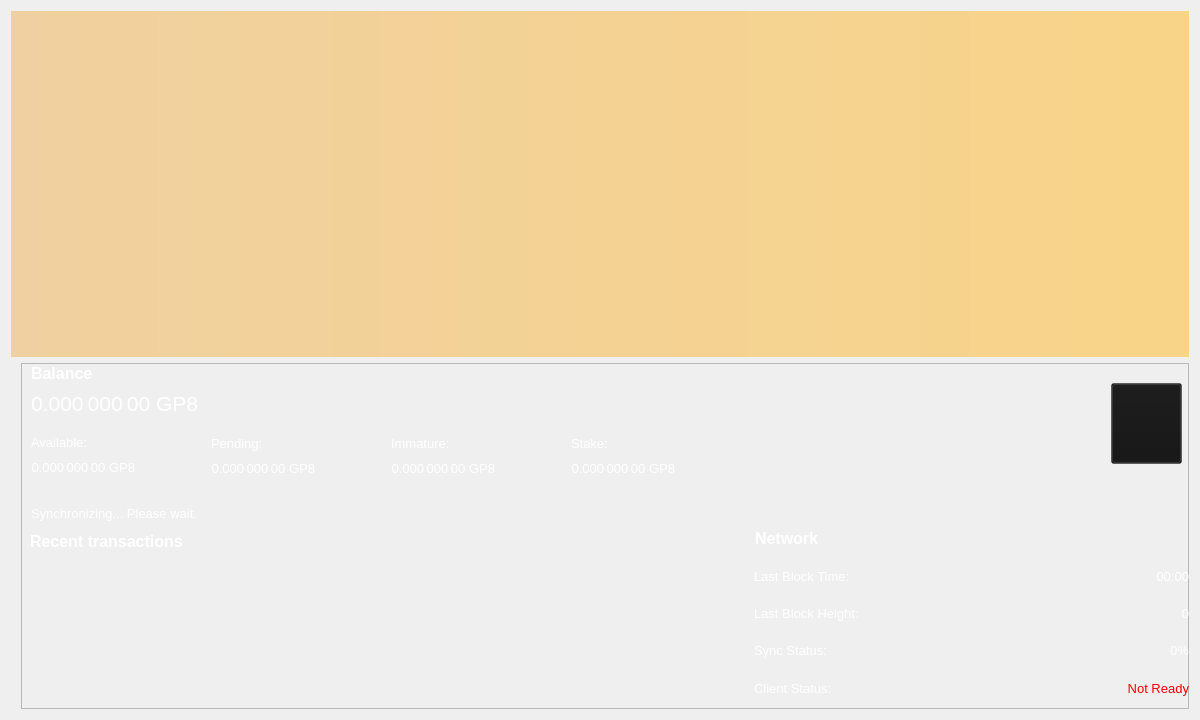
<?xml version="1.0" encoding="UTF-8"?>
<ui version="4.0">
 <class>OverviewPage</class>
 <widget class="QWidget" name="OverviewPage">
  <property name="geometry">
   <rect>
    <x>0</x>
    <y>0</y>
    <width>1200</width>
    <height>720</height>
   </rect>
  </property>
  <property name="minimumSize">
   <size>
    <width>1200</width>
    <height>700</height>
   </size>
  </property>
  <property name="font">
   <font>
    <weight>50</weight>
    <bold>false</bold>
   </font>
  </property>
  <property name="windowTitle">
   <string>Form</string>
  </property>
  <property name="styleSheet">
   <string notr="true">color: rgb(255, 255, 255);</string>
  </property>
  <layout class="QVBoxLayout" name="topLayout">
   <item>
    <widget class="QLabel" name="labelAlerts">
     <property name="visible">
      <bool>false</bool>
     </property>
     <property name="styleSheet">
      <string notr="true">background-color: qlineargradient(x1: 0, y1: 0, x2: 1, y2: 0, stop:0 #F0D0A0, stop:1 #F8D488); color:#000000;</string>
     </property>
     <property name="wordWrap">
      <bool>true</bool>
     </property>
     <property name="margin">
      <number>3</number>
     </property>
    </widget>
   </item>
   <item>
    <layout class="QHBoxLayout" name="horizontalLayout" stretch="1">
     <item>
      <layout class="QVBoxLayout" name="verticalLayout_2">
       <item>
        <widget class="QFrame" name="frame">
         <property name="maximumSize">
          <size>
           <width>16777215</width>
           <height>16777215</height>
          </size>
         </property>
         <property name="styleSheet">
          <string notr="true">margin-left: 10px;
</string>
         </property>
         <property name="frameShape">
          <enum>QFrame::StyledPanel</enum>
         </property>
         <property name="frameShadow">
          <enum>QFrame::Raised</enum>
         </property>
         <widget class="QLabel" name="labelTransactionsStatus">
          <property name="geometry">
           <rect>
            <x>10</x>
            <y>140</y>
            <width>300</width>
            <height>20</height>
           </rect>
          </property>
          <property name="minimumSize">
           <size>
            <width>300</width>
            <height>0</height>
           </size>
          </property>
          <property name="font">
           <font>
            <pointsize>10</pointsize>
           </font>
          </property>
          <property name="cursor">
           <cursorShape>WhatsThisCursor</cursorShape>
          </property>
          <property name="toolTip">
           <string>The displayed information may be out of date. Your wallet automatically synchronizes with the GenerateProfitCoin network after a connection is established, but this process has not completed yet.</string>
          </property>
          <property name="styleSheet">
           <string notr="true"/>
          </property>
          <property name="text">
           <string notr="true">Synchronizing... Please wait.</string>
          </property>
          <property name="alignment">
           <set>Qt::AlignLeading|Qt::AlignLeft|Qt::AlignVCenter</set>
          </property>
          <property name="indent">
           <number>0</number>
          </property>
         </widget>
         <widget class="QWidget" name="verticalLayoutWidget">
          <property name="geometry">
           <rect>
            <x>10</x>
            <y>0</y>
            <width>721</width>
            <height>88</height>
           </rect>
          </property>
          <layout class="QVBoxLayout" name="verticalLayout">
           <item>
            <layout class="QHBoxLayout" name="horizontalLayout_4">
             <item>
              <widget class="QLabel" name="label_5">
               <property name="font">
                <font>
                 <pointsize>12</pointsize>
                 <weight>75</weight>
                 <bold>true</bold>
                </font>
               </property>
               <property name="text">
                <string>Balance</string>
               </property>
               <property name="indent">
                <number>0</number>
               </property>
              </widget>
             </item>
             <item>
              <spacer name="horizontalSpacer_3">
               <property name="orientation">
                <enum>Qt::Horizontal</enum>
               </property>
               <property name="sizeHint" stdset="0">
                <size>
                 <width>40</width>
                 <height>20</height>
                </size>
               </property>
              </spacer>
             </item>
            </layout>
           </item>
           <item>
            <layout class="QHBoxLayout" name="horizontalLayout_2">
             <property name="spacing">
              <number>0</number>
             </property>
             <item>
              <widget class="QLabel" name="labelTotal">
               <property name="minimumSize">
                <size>
                 <width>400</width>
                 <height>30</height>
                </size>
               </property>
               <property name="maximumSize">
                <size>
                 <width>16777215</width>
                 <height>16777215</height>
                </size>
               </property>
               <property name="font">
                <font>
                 <pointsize>16</pointsize>
                 <weight>50</weight>
                 <bold>false</bold>
                </font>
               </property>
               <property name="cursor">
                <cursorShape>IBeamCursor</cursorShape>
               </property>
               <property name="toolTip">
                <string>Your current total balance</string>
               </property>
               <property name="styleSheet">
                <string notr="true">color: rgb(255, 255, 255);</string>
               </property>
               <property name="text">
                <string notr="true">0.000 000 00 GP8</string>
               </property>
               <property name="textFormat">
                <enum>Qt::AutoText</enum>
               </property>
               <property name="alignment">
                <set>Qt::AlignLeading|Qt::AlignLeft|Qt::AlignVCenter</set>
               </property>
               <property name="wordWrap">
                <bool>false</bool>
               </property>
               <property name="margin">
                <number>0</number>
               </property>
               <property name="indent">
                <number>0</number>
               </property>
               <property name="textInteractionFlags">
                <set>Qt::LinksAccessibleByMouse|Qt::TextSelectableByKeyboard|Qt::TextSelectableByMouse</set>
               </property>
              </widget>
             </item>
             <item>
              <spacer name="horizontalSpacer">
               <property name="orientation">
                <enum>Qt::Horizontal</enum>
               </property>
               <property name="sizeHint" stdset="0">
                <size>
                 <width>40</width>
                 <height>20</height>
                </size>
               </property>
              </spacer>
             </item>
            </layout>
           </item>
           <item>
            <spacer name="verticalSpacer">
             <property name="orientation">
              <enum>Qt::Vertical</enum>
             </property>
             <property name="sizeHint" stdset="0">
              <size>
               <width>20</width>
               <height>40</height>
              </size>
             </property>
            </spacer>
           </item>
          </layout>
         </widget>
         <widget class="QWidget" name="verticalLayoutWidget_2">
          <property name="geometry">
           <rect>
            <x>10</x>
            <y>69</y>
            <width>181</width>
            <height>71</height>
           </rect>
          </property>
          <layout class="QVBoxLayout" name="verticalLayout_3">
           <item>
            <layout class="QHBoxLayout" name="horizontalLayout_3">
             <item>
              <widget class="QLabel" name="labelBalanceText">
               <property name="font">
                <font>
                 <pointsize>10</pointsize>
                </font>
               </property>
               <property name="text">
                <string>Available:</string>
               </property>
               <property name="indent">
                <number>0</number>
               </property>
              </widget>
             </item>
             <item>
              <spacer name="horizontalSpacer_2">
               <property name="orientation">
                <enum>Qt::Horizontal</enum>
               </property>
               <property name="sizeHint" stdset="0">
                <size>
                 <width>40</width>
                 <height>20</height>
                </size>
               </property>
              </spacer>
             </item>
            </layout>
           </item>
           <item>
            <layout class="QHBoxLayout" name="horizontalLayout_5">
             <item>
              <widget class="QLabel" name="labelBalance">
               <property name="font">
                <font>
                 <pointsize>10</pointsize>
                 <weight>50</weight>
                 <bold>false</bold>
                </font>
               </property>
               <property name="cursor">
                <cursorShape>IBeamCursor</cursorShape>
               </property>
               <property name="toolTip">
                <string>Your current spendable balance</string>
               </property>
               <property name="text">
                <string notr="true">0.000 000 00 GP8</string>
               </property>
               <property name="alignment">
                <set>Qt::AlignRight|Qt::AlignTrailing|Qt::AlignVCenter</set>
               </property>
               <property name="indent">
                <number>0</number>
               </property>
               <property name="textInteractionFlags">
                <set>Qt::LinksAccessibleByMouse|Qt::TextSelectableByKeyboard|Qt::TextSelectableByMouse</set>
               </property>
              </widget>
             </item>
             <item>
              <spacer name="horizontalSpacer_4">
               <property name="orientation">
                <enum>Qt::Horizontal</enum>
               </property>
               <property name="sizeHint" stdset="0">
                <size>
                 <width>40</width>
                 <height>20</height>
                </size>
               </property>
              </spacer>
             </item>
            </layout>
           </item>
           <item>
            <spacer name="verticalSpacer_2">
             <property name="orientation">
              <enum>Qt::Vertical</enum>
             </property>
             <property name="sizeHint" stdset="0">
              <size>
               <width>20</width>
               <height>40</height>
              </size>
             </property>
            </spacer>
           </item>
          </layout>
         </widget>
         <widget class="QWidget" name="verticalLayoutWidget_3">
          <property name="geometry">
           <rect>
            <x>190</x>
            <y>70</y>
            <width>181</width>
            <height>71</height>
           </rect>
          </property>
          <layout class="QVBoxLayout" name="verticalLayout_4">
           <item>
            <layout class="QHBoxLayout" name="horizontalLayout_6">
             <item>
              <widget class="QLabel" name="labelPendingText">
               <property name="font">
                <font>
                 <pointsize>10</pointsize>
                </font>
               </property>
               <property name="text">
                <string>Pending:</string>
               </property>
               <property name="indent">
                <number>0</number>
               </property>
              </widget>
             </item>
             <item>
              <spacer name="horizontalSpacer_6">
               <property name="orientation">
                <enum>Qt::Horizontal</enum>
               </property>
               <property name="sizeHint" stdset="0">
                <size>
                 <width>40</width>
                 <height>20</height>
                </size>
               </property>
              </spacer>
             </item>
            </layout>
           </item>
           <item>
            <layout class="QHBoxLayout" name="horizontalLayout_7">
             <item>
              <widget class="QLabel" name="labelUnconfirmed">
               <property name="font">
                <font>
                 <pointsize>10</pointsize>
                 <weight>50</weight>
                 <bold>false</bold>
                </font>
               </property>
               <property name="cursor">
                <cursorShape>IBeamCursor</cursorShape>
               </property>
               <property name="toolTip">
                <string>Total of transactions that have yet to be confirmed, and do not yet count toward the spendable balance</string>
               </property>
               <property name="text">
                <string notr="true">0.000 000 00 GP8</string>
               </property>
               <property name="alignment">
                <set>Qt::AlignRight|Qt::AlignTrailing|Qt::AlignVCenter</set>
               </property>
               <property name="indent">
                <number>0</number>
               </property>
               <property name="textInteractionFlags">
                <set>Qt::LinksAccessibleByMouse|Qt::TextSelectableByKeyboard|Qt::TextSelectableByMouse</set>
               </property>
              </widget>
             </item>
             <item>
              <spacer name="horizontalSpacer_5">
               <property name="orientation">
                <enum>Qt::Horizontal</enum>
               </property>
               <property name="sizeHint" stdset="0">
                <size>
                 <width>40</width>
                 <height>20</height>
                </size>
               </property>
              </spacer>
             </item>
            </layout>
           </item>
           <item>
            <spacer name="verticalSpacer_3">
             <property name="orientation">
              <enum>Qt::Vertical</enum>
             </property>
             <property name="sizeHint" stdset="0">
              <size>
               <width>20</width>
               <height>40</height>
              </size>
             </property>
            </spacer>
           </item>
          </layout>
         </widget>
         <widget class="QWidget" name="verticalLayoutWidget_4">
          <property name="geometry">
           <rect>
            <x>370</x>
            <y>70</y>
            <width>181</width>
            <height>71</height>
           </rect>
          </property>
          <layout class="QVBoxLayout" name="verticalLayout_5">
           <item>
            <layout class="QHBoxLayout" name="horizontalLayout_8">
             <item>
              <widget class="QLabel" name="labelImmatureText">
               <property name="font">
                <font>
                 <pointsize>10</pointsize>
                </font>
               </property>
               <property name="text">
                <string>Immature:</string>
               </property>
               <property name="indent">
                <number>0</number>
               </property>
              </widget>
             </item>
             <item>
              <spacer name="horizontalSpacer_7">
               <property name="orientation">
                <enum>Qt::Horizontal</enum>
               </property>
               <property name="sizeHint" stdset="0">
                <size>
                 <width>40</width>
                 <height>20</height>
                </size>
               </property>
              </spacer>
             </item>
            </layout>
           </item>
           <item>
            <layout class="QHBoxLayout" name="horizontalLayout_9">
             <item>
              <widget class="QLabel" name="labelImmature">
               <property name="font">
                <font>
                 <pointsize>10</pointsize>
                 <weight>50</weight>
                 <bold>false</bold>
                </font>
               </property>
               <property name="cursor">
                <cursorShape>IBeamCursor</cursorShape>
               </property>
               <property name="toolTip">
                <string>Mined balance that has not yet matured</string>
               </property>
               <property name="text">
                <string notr="true">0.000 000 00 GP8</string>
               </property>
               <property name="alignment">
                <set>Qt::AlignRight|Qt::AlignTrailing|Qt::AlignVCenter</set>
               </property>
               <property name="indent">
                <number>0</number>
               </property>
               <property name="textInteractionFlags">
                <set>Qt::LinksAccessibleByMouse|Qt::TextSelectableByKeyboard|Qt::TextSelectableByMouse</set>
               </property>
              </widget>
             </item>
             <item>
              <spacer name="horizontalSpacer_8">
               <property name="orientation">
                <enum>Qt::Horizontal</enum>
               </property>
               <property name="sizeHint" stdset="0">
                <size>
                 <width>40</width>
                 <height>20</height>
                </size>
               </property>
              </spacer>
             </item>
            </layout>
           </item>
           <item>
            <spacer name="verticalSpacer_4">
             <property name="orientation">
              <enum>Qt::Vertical</enum>
             </property>
             <property name="sizeHint" stdset="0">
              <size>
               <width>20</width>
               <height>40</height>
              </size>
             </property>
            </spacer>
           </item>
          </layout>
         </widget>
         <widget class="QWidget" name="verticalLayoutWidget_5">
          <property name="geometry">
           <rect>
            <x>550</x>
            <y>70</y>
            <width>181</width>
            <height>71</height>
           </rect>
          </property>
          <layout class="QVBoxLayout" name="verticalLayout_6">
           <item>
            <layout class="QHBoxLayout" name="horizontalLayout_11">
             <item>
              <widget class="QLabel" name="label_10">
               <property name="font">
                <font>
                 <pointsize>10</pointsize>
                </font>
               </property>
               <property name="text">
                <string>Stake:</string>
               </property>
               <property name="indent">
                <number>0</number>
               </property>
              </widget>
             </item>
             <item>
              <spacer name="horizontalSpacer_9">
               <property name="orientation">
                <enum>Qt::Horizontal</enum>
               </property>
               <property name="sizeHint" stdset="0">
                <size>
                 <width>40</width>
                 <height>20</height>
                </size>
               </property>
              </spacer>
             </item>
            </layout>
           </item>
           <item>
            <layout class="QHBoxLayout" name="horizontalLayout_10">
             <item>
              <widget class="QLabel" name="labelStake">
               <property name="font">
                <font>
                 <pointsize>10</pointsize>
                 <weight>50</weight>
                 <bold>false</bold>
                </font>
               </property>
               <property name="cursor">
                <cursorShape>IBeamCursor</cursorShape>
               </property>
               <property name="toolTip">
                <string>Total of coins that was staked, and do not yet count toward the current balance</string>
               </property>
               <property name="text">
                <string notr="true">0.000 000 00 GP8</string>
               </property>
               <property name="alignment">
                <set>Qt::AlignRight|Qt::AlignTrailing|Qt::AlignVCenter</set>
               </property>
               <property name="indent">
                <number>0</number>
               </property>
               <property name="textInteractionFlags">
                <set>Qt::LinksAccessibleByMouse|Qt::TextSelectableByKeyboard|Qt::TextSelectableByMouse</set>
               </property>
              </widget>
             </item>
             <item>
              <spacer name="horizontalSpacer_10">
               <property name="orientation">
                <enum>Qt::Horizontal</enum>
               </property>
               <property name="sizeHint" stdset="0">
                <size>
                 <width>40</width>
                 <height>20</height>
                </size>
               </property>
              </spacer>
             </item>
            </layout>
           </item>
           <item>
            <spacer name="verticalSpacer_5">
             <property name="orientation">
              <enum>Qt::Vertical</enum>
             </property>
             <property name="sizeHint" stdset="0">
              <size>
               <width>20</width>
               <height>40</height>
              </size>
             </property>
            </spacer>
           </item>
          </layout>
         </widget>
         <widget class="QPushButton" name="viewQR">
          <property name="geometry">
           <rect>
            <x>1090</x>
            <y>20</y>
            <width>81</width>
            <height>81</height>
           </rect>
          </property>
          <property name="font">
           <font>
            <pointsize>10</pointsize>
           </font>
          </property>
          <property name="styleSheet">
           <string notr="true">background-color: rgb(20, 20, 20, 0.35);</string>
          </property>
          <property name="text">
           <string/>
          </property>
          <property name="icon">
           <iconset resource="../bitcoin.qrc">
            <normaloff>:/icons/qriconov</normaloff>:/icons/qriconov</iconset>
          </property>
          <property name="iconSize">
           <size>
            <width>64</width>
            <height>75</height>
           </size>
          </property>
         </widget>
         <widget class="QWidget" name="widget_wallview" native="true">
          <property name="geometry">
           <rect>
            <x>730</x>
            <y>160</y>
            <width>451</width>
            <height>405</height>
           </rect>
          </property>
          <layout class="QVBoxLayout" name="verticalLayout_7">
           <item>
            <layout class="QVBoxLayout" name="verticalLayout_8">
             <item>
              <layout class="QHBoxLayout" name="horizontalLayout_13">
               <item>
                <widget class="QLabel" name="label_11">
                 <property name="font">
                  <font>
                   <pointsize>12</pointsize>
                   <weight>75</weight>
                   <bold>true</bold>
                  </font>
                 </property>
                 <property name="text">
                  <string>Network</string>
                 </property>
                </widget>
               </item>
               <item>
                <spacer name="horizontalSpacer_12">
                 <property name="orientation">
                  <enum>Qt::Horizontal</enum>
                 </property>
                 <property name="sizeHint" stdset="0">
                  <size>
                   <width>40</width>
                   <height>20</height>
                  </size>
                 </property>
                </spacer>
               </item>
              </layout>
             </item>
             <item>
              <layout class="QHBoxLayout" name="horizontalLayout_20">
               <item>
                <widget class="QLabel" name="label_13">
                 <property name="maximumSize">
                  <size>
                   <width>167</width>
                   <height>16777215</height>
                  </size>
                 </property>
                 <property name="font">
                  <font>
                   <pointsize>10</pointsize>
                  </font>
                 </property>
                 <property name="text">
                  <string>Last Block Time:</string>
                 </property>
                </widget>
               </item>
               <item>
                <widget class="QLabel" name="lbTime">
                 <property name="font">
                  <font>
                   <pointsize>10</pointsize>
                  </font>
                 </property>
                 <property name="text">
                  <string>00:00</string>
                 </property>
                 <property name="alignment">
                  <set>Qt::AlignRight|Qt::AlignTrailing|Qt::AlignVCenter</set>
                 </property>
                </widget>
               </item>
              </layout>
             </item>
             <item>
              <layout class="QHBoxLayout" name="horizontalLayout_21">
               <item>
                <widget class="QLabel" name="label_15">
                 <property name="maximumSize">
                  <size>
                   <width>167</width>
                   <height>16777215</height>
                  </size>
                 </property>
                 <property name="font">
                  <font>
                   <pointsize>10</pointsize>
                  </font>
                 </property>
                 <property name="text">
                  <string>Last Block Height:</string>
                 </property>
                </widget>
               </item>
               <item>
                <widget class="QLabel" name="lbHeight">
                 <property name="font">
                  <font>
                   <pointsize>10</pointsize>
                  </font>
                 </property>
                 <property name="text">
                  <string>0</string>
                 </property>
                 <property name="alignment">
                  <set>Qt::AlignRight|Qt::AlignTrailing|Qt::AlignVCenter</set>
                 </property>
                </widget>
               </item>
              </layout>
             </item>
             <item>
              <layout class="QHBoxLayout" name="horizontalLayout_22">
               <item>
                <widget class="QLabel" name="label_16">
                 <property name="maximumSize">
                  <size>
                   <width>167</width>
                   <height>16777215</height>
                  </size>
                 </property>
                 <property name="font">
                  <font>
                   <pointsize>10</pointsize>
                  </font>
                 </property>
                 <property name="text">
                  <string>Sync Status:</string>
                 </property>
                </widget>
               </item>
               <item>
                <widget class="QLabel" name="sncStatus">
                 <property name="font">
                  <font>
                   <pointsize>10</pointsize>
                  </font>
                 </property>
                 <property name="text">
                  <string>0%</string>
                 </property>
                 <property name="alignment">
                  <set>Qt::AlignRight|Qt::AlignTrailing|Qt::AlignVCenter</set>
                 </property>
                </widget>
               </item>
              </layout>
             </item>
             <item>
              <layout class="QHBoxLayout" name="horizontalLayout_24">
               <item>
                <widget class="QLabel" name="label_18">
                 <property name="maximumSize">
                  <size>
                   <width>167</width>
                   <height>16777215</height>
                  </size>
                 </property>
                 <property name="font">
                  <font>
                   <pointsize>10</pointsize>
                  </font>
                 </property>
                 <property name="text">
                  <string>Client Status:</string>
                 </property>
                </widget>
               </item>
               <item>
                <widget class="QLabel" name="clStat">
                 <property name="font">
                  <font>
                   <pointsize>10</pointsize>
                  </font>
                 </property>
                 <property name="styleSheet">
                  <string notr="true">QLabel { color: red; }</string>
                 </property>
                 <property name="text">
                  <string>Not Ready</string>
                 </property>
                 <property name="alignment">
                  <set>Qt::AlignRight|Qt::AlignTrailing|Qt::AlignVCenter</set>
                 </property>
                </widget>
               </item>
              </layout>
             </item>
             <item>
              <layout class="QHBoxLayout" name="horizontalLayout_25">
               <item>
                <widget class="QLabel" name="label_19">
                 <property name="maximumSize">
                  <size>
                   <width>167</width>
                   <height>16777215</height>
                  </size>
                 </property>
                 <property name="font">
                  <font>
                   <pointsize>10</pointsize>
                  </font>
                 </property>
                 <property name="text">
                  <string>Coins are:</string>
                 </property>
                </widget>
               </item>
               <item>
                <widget class="QLabel" name="stkstat">
                 <property name="font">
                  <font>
                   <pointsize>10</pointsize>
                  </font>
                 </property>
                 <property name="text">
                  <string>Not Staking</string>
                 </property>
                 <property name="alignment">
                  <set>Qt::AlignRight|Qt::AlignTrailing|Qt::AlignVCenter</set>
                 </property>
                </widget>
               </item>
              </layout>
             </item>
             <item>
              <layout class="QHBoxLayout" name="horizontalLayout_17">
               <item>
                <widget class="QLabel" name="label_23">
                 <property name="maximumSize">
                  <size>
                   <width>167</width>
                   <height>16777215</height>
                  </size>
                 </property>
                 <property name="font">
                  <font>
                   <pointsize>10</pointsize>
                  </font>
                 </property>
                 <property name="text">
                  <string>Staking is:</string>
                 </property>
                </widget>
               </item>
               <item>
                <widget class="QLabel" name="stken">
                 <property name="font">
                  <font>
                   <pointsize>10</pointsize>
                  </font>
                 </property>
                 <property name="text">
                  <string>Disabled</string>
                 </property>
                 <property name="alignment">
                  <set>Qt::AlignRight|Qt::AlignTrailing|Qt::AlignVCenter</set>
                 </property>
                </widget>
               </item>
              </layout>
             </item>
             <item>
              <layout class="QHBoxLayout" name="horizontalLayout_23">
               <item>
                <widget class="QLabel" name="label_17">
                 <property name="maximumSize">
                  <size>
                   <width>167</width>
                   <height>16777215</height>
                  </size>
                 </property>
                 <property name="font">
                  <font>
                   <pointsize>10</pointsize>
                  </font>
                 </property>
                 <property name="text">
                  <string>Connections:</string>
                 </property>
                </widget>
               </item>
               <item>
                <widget class="QLabel" name="lbcon">
                 <property name="font">
                  <font>
                   <pointsize>10</pointsize>
                  </font>
                 </property>
                 <property name="text">
                  <string>0</string>
                 </property>
                 <property name="alignment">
                  <set>Qt::AlignRight|Qt::AlignTrailing|Qt::AlignVCenter</set>
                 </property>
                </widget>
               </item>
              </layout>
             </item>
             <item>
              <layout class="QHBoxLayout" name="horizontalLayout_26">
               <item>
                <widget class="QLabel" name="label_20">
                 <property name="minimumSize">
                  <size>
                   <width>110</width>
                   <height>0</height>
                  </size>
                 </property>
                 <property name="maximumSize">
                  <size>
                   <width>167</width>
                   <height>16777215</height>
                  </size>
                 </property>
                 <property name="font">
                  <font>
                   <pointsize>10</pointsize>
                  </font>
                 </property>
                 <property name="text">
                  <string>PoS Weight (Local):</string>
                 </property>
                </widget>
               </item>
               <item>
                <widget class="QLabel" name="urweight_2">
                 <property name="font">
                  <font>
                   <pointsize>10</pointsize>
                  </font>
                 </property>
                 <property name="text">
                  <string>0%</string>
                 </property>
                 <property name="alignment">
                  <set>Qt::AlignRight|Qt::AlignTrailing|Qt::AlignVCenter</set>
                 </property>
                </widget>
               </item>
              </layout>
             </item>
             <item>
              <layout class="QHBoxLayout" name="horizontalLayout_27">
               <item>
                <widget class="QLabel" name="label_21">
                 <property name="maximumSize">
                  <size>
                   <width>167</width>
                   <height>16777215</height>
                  </size>
                 </property>
                 <property name="font">
                  <font>
                   <pointsize>10</pointsize>
                  </font>
                 </property>
                 <property name="text">
                  <string>PoS Weight (Net):</string>
                 </property>
                </widget>
               </item>
               <item>
                <widget class="QLabel" name="netweight_2">
                 <property name="font">
                  <font>
                   <pointsize>10</pointsize>
                  </font>
                 </property>
                 <property name="text">
                  <string>0%</string>
                 </property>
                 <property name="alignment">
                  <set>Qt::AlignRight|Qt::AlignTrailing|Qt::AlignVCenter</set>
                 </property>
                </widget>
               </item>
              </layout>
             </item>
             <item>
              <layout class="QHBoxLayout" name="horizontalLayout_14">
               <item>
                <widget class="QLabel" name="label_24">
                 <property name="maximumSize">
                  <size>
                   <width>167</width>
                   <height>16777215</height>
                  </size>
                 </property>
                 <property name="font">
                  <font>
                   <pointsize>10</pointsize>
                  </font>
                 </property>
                 <property name="text">
                  <string>Est. Next Stake:</string>
                 </property>
                </widget>
               </item>
               <item>
                <widget class="QLabel" name="estnxt">
                 <property name="font">
                  <font>
                   <pointsize>10</pointsize>
                  </font>
                 </property>
                 <property name="text">
                  <string>Unkown</string>
                 </property>
                 <property name="alignment">
                  <set>Qt::AlignRight|Qt::AlignTrailing|Qt::AlignVCenter</set>
                 </property>
                </widget>
               </item>
              </layout>
             </item>
             <item>
              <layout class="QVBoxLayout" name="verticalLayout_9"/>
             </item>
            </layout>
           </item>
          </layout>
         </widget>
         <widget class="QWidget" name="layoutWidget00">
          <property name="geometry">
           <rect>
            <x>0</x>
            <y>160</y>
            <width>731</width>
            <height>461</height>
           </rect>
          </property>
          <layout class="QVBoxLayout" name="verticalLayout_11">
           <item>
            <widget class="QWidget" name="widget_2" native="true">
             <layout class="QVBoxLayout" name="verticalLayout_12">
              <item>
               <layout class="QHBoxLayout" name="horizontalLayout_15">
                <item>
                 <widget class="QLabel" name="label_6">
                  <property name="font">
                   <font>
                    <pointsize>12</pointsize>
                    <weight>75</weight>
                    <bold>true</bold>
                   </font>
                  </property>
                  <property name="text">
                   <string>&lt;b&gt;Recent transactions&lt;/b&gt;</string>
                  </property>
                  <property name="indent">
                   <number>0</number>
                  </property>
                 </widget>
                </item>
                <item>
                 <spacer name="horizontalSpacer_13">
                  <property name="orientation">
                   <enum>Qt::Horizontal</enum>
                  </property>
                  <property name="sizeHint" stdset="0">
                   <size>
                    <width>40</width>
                    <height>20</height>
                   </size>
                  </property>
                 </spacer>
                </item>
               </layout>
              </item>
              <item>
               <widget class="QListView" name="listTransactions_2">
                <property name="font">
                 <font>
                  <pointsize>10</pointsize>
                 </font>
                </property>
                <property name="styleSheet">
                 <string notr="true">QListView { background: transparent; }</string>
                </property>
                <property name="frameShape">
                 <enum>QFrame::NoFrame</enum>
                </property>
                <property name="verticalScrollBarPolicy">
                 <enum>Qt::ScrollBarAlwaysOff</enum>
                </property>
                <property name="horizontalScrollBarPolicy">
                 <enum>Qt::ScrollBarAlwaysOff</enum>
                </property>
                <property name="selectionMode">
                 <enum>QAbstractItemView::NoSelection</enum>
                </property>
               </widget>
              </item>
             </layout>
            </widget>
           </item>
          </layout>
         </widget>
         <widget class="QWidget" name="horizontalLayoutWidget">
          <property name="geometry">
           <rect>
            <x>0</x>
            <y>620</y>
            <width>731</width>
            <height>83</height>
           </rect>
          </property>
          <layout class="QHBoxLayout" name="horizontalLayout_12">
           <item>
            <widget class="QPushButton" name="vwalltx">
             <property name="minimumSize">
              <size>
               <width>81</width>
               <height>70</height>
              </size>
             </property>
             <property name="font">
              <font>
               <pointsize>10</pointsize>
              </font>
             </property>
             <property name="styleSheet">
              <string notr="true">background-color: rgb(20, 20, 20, 0.65);</string>
             </property>
             <property name="text">
              <string/>
             </property>
             <property name="icon">
              <iconset resource="../bitcoin.qrc">
               <normaloff>:/icons/history</normaloff>:/icons/history</iconset>
             </property>
             <property name="iconSize">
              <size>
               <width>64</width>
               <height>64</height>
              </size>
             </property>
            </widget>
           </item>
           <item>
            <spacer name="horizontalSpacer_11">
             <property name="orientation">
              <enum>Qt::Horizontal</enum>
             </property>
             <property name="sizeHint" stdset="0">
              <size>
               <width>40</width>
               <height>20</height>
              </size>
             </property>
            </spacer>
           </item>
          </layout>
         </widget>
         <widget class="QWidget" name="verticalLayoutWidget_6">
          <property name="geometry">
           <rect>
            <x>1130</x>
            <y>639</y>
            <width>41</width>
            <height>51</height>
           </rect>
          </property>
          <layout class="QVBoxLayout" name="verticalLayout_10">
           <item>
            <spacer name="verticalSpacer_6">
             <property name="orientation">
              <enum>Qt::Vertical</enum>
             </property>
             <property name="sizeHint" stdset="0">
              <size>
               <width>20</width>
               <height>40</height>
              </size>
             </property>
            </spacer>
           </item>
           <item>
            <widget class="QLabel" name="syncLabel">
             <property name="minimumSize">
              <size>
               <width>38</width>
               <height>28</height>
              </size>
             </property>
             <property name="maximumSize">
              <size>
               <width>38</width>
               <height>28</height>
              </size>
             </property>
             <property name="toolTip">
              <string extracomment="Synchronizing with GenerateProfitCoin network"/>
             </property>
             <property name="toolTipDuration">
              <number>5</number>
             </property>
             <property name="text">
              <string/>
             </property>
             <property name="scaledContents">
              <bool>true</bool>
             </property>
            </widget>
           </item>
          </layout>
         </widget>
         <widget class="QWidget" name="verticalLayoutWidget_7">
          <property name="geometry">
           <rect>
            <x>1090</x>
            <y>620</y>
            <width>42</width>
            <height>71</height>
           </rect>
          </property>
          <layout class="QVBoxLayout" name="verticalLayout_13">
           <item>
            <spacer name="verticalSpacer_7">
             <property name="orientation">
              <enum>Qt::Vertical</enum>
             </property>
             <property name="sizeHint" stdset="0">
              <size>
               <width>20</width>
               <height>40</height>
              </size>
             </property>
            </spacer>
           </item>
           <item>
            <widget class="QLabel" name="lockstatusLabel">
             <property name="minimumSize">
              <size>
               <width>40</width>
               <height>30</height>
              </size>
             </property>
             <property name="maximumSize">
              <size>
               <width>40</width>
               <height>30</height>
              </size>
             </property>
             <property name="text">
              <string/>
             </property>
             <property name="pixmap">
              <pixmap resource="../bitcoin.qrc">:/icons/lock_open_toolbar</pixmap>
             </property>
             <property name="scaledContents">
              <bool>true</bool>
             </property>
            </widget>
           </item>
          </layout>
         </widget>
        </widget>
       </item>
      </layout>
     </item>
    </layout>
   </item>
  </layout>
 </widget>
 <resources>
  <include location="../bitcoin.qrc"/>
 </resources>
 <connections/>
</ui>
